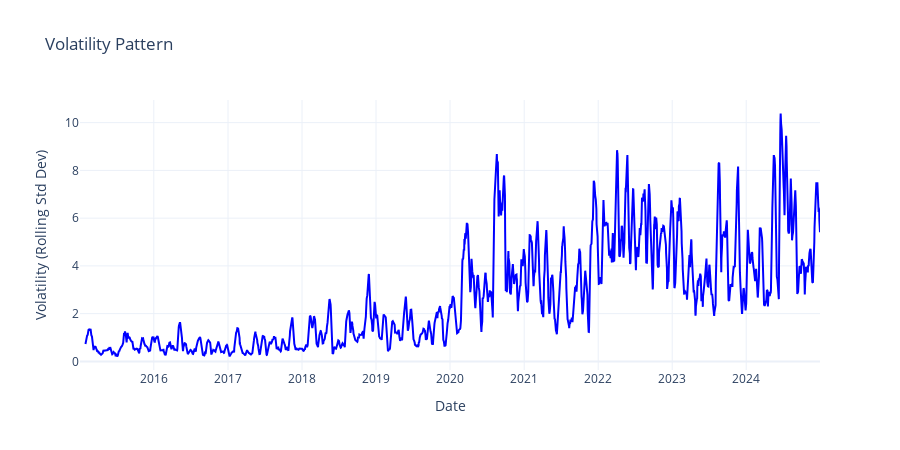

The code cell stored with this chart in its notebook:
### Markdown cell above
## Volatility Analysis Using Rolling Standard Deviation

### What is Volatility?

Volatility measures how much the stock price fluctuates over time. It is often used as a proxy for **risk** — higher volatility means the stock price changes rapidly and unpredictably, while lower volatility indicates more stable prices.

---

### How is Volatility Measured Here?

In this analysis, volatility is calculated using the **rolling standard deviation** of the closing prices over a 20-day window. This means we look at the standard deviation of prices in each 20-day segment as it moves through time, providing a dynamic measure of how much the stock price varies in recent periods.

---

### Interpretation of the Volatility Plot

- When the volatility line **rises**, it indicates periods where the stock price experiences larger swings or fluctuations.
- When the volatility line **falls**, it shows times of relative price stability.
- The plot often reveals **volatility clustering**, where calm periods are followed by bursts of higher volatility, which is typical behavior in financial markets.
- Understanding these patterns helps identify periods of high uncertainty or risk.

---

### Why is Volatility Important?

- Volatility quantifies the **risk and uncertainty** associated with the stock price.
- It is crucial for traders, investors, and risk managers to gauge how much price movement to expect.
- Models that forecast stock prices often incorporate volatility to improve prediction accuracy.
- Volatility insights help in portfolio management, option pricing, and setting stop-loss limits.

---

### Summary

- **Rolling standard deviation** provides a moving estimate of volatility, reflecting how variability changes over time.
- Periods of **high volatility** mean increased price fluctuations and higher investment risk.
- Periods of **low volatility** suggest more stable price behavior and lower risk.
- Monitoring volatility alongside price trends offers a fuller picture of market dynamics and potential risks.

### Code cell
import plotly.graph_objects as go

# Calculate 20-day rolling standard deviation (volatility)
df['Volatility'] = df['Close_AAPL'].rolling(window=20).std()

# Create Plotly figure
fig = go.Figure()

# Add volatility line
fig.add_trace(go.Scatter(
    x=df.index,
    y=df['Volatility'],
    mode='lines',
    name='20-day Rolling Std',
    line=dict(color='blue')
))

# Update layout for better visuals
fig.update_layout(
    title='Volatility Pattern',
    xaxis_title='Date',
    yaxis_title='Volatility (Rolling Std Dev)',
    template='plotly_white',
    width=900,
    height=450
)

# Show plot
fig.show()

### Figure 1 — Plotly figure (JSON) as saved in the notebook; plotly's stock layout.template omitted (floating-point values rounded to 4 significant figures; data arrays with more than 128 entries replaced by an {"elided": "..."} marker saying what was removed)
{"data": [{"line": {"color": "blue"}, "mode": "lines", "name": "20-day Rolling Std", "type": "scatter", "x": {"elided": "2607 str values"}, "y": {"elided": "2607 float values"}}], "layout": {"height": 450, "title": {"text": "Volatility Pattern"}, "width": 900, "xaxis": {"title": {"text": "Date"}}, "yaxis": {"title": {"text": "Volatility (Rolling Std Dev)"}}}}
